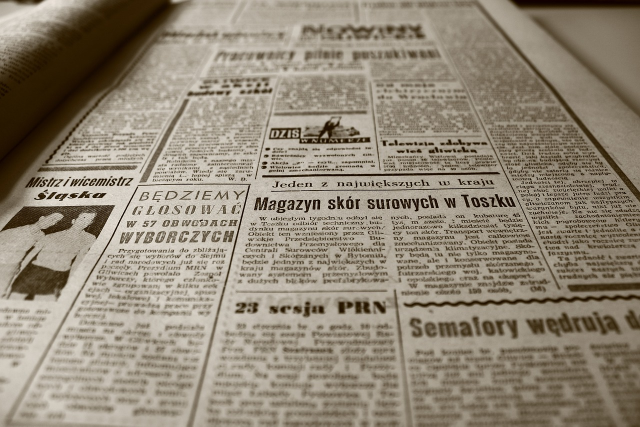
#> input picture practice_image/newspaper.jpg, 1280 x 853 px, found by its file name (shown at 1/2 size)
$ python '이미지원근.py'
#> lines starting #> are read from the running program, lines starting #| are printed output that depends on the picture
import cv2
import numpy as np

newspaper = cv2.imread('practice_image/newspaper.jpg')
#> newspaper is the input picture: shape (853, 1280, 3); mean B, G, R 118.6, 135.1, 145.4

# cv2.imshow('newspaper',newspaper)
# cv2.waitKey(0)
# cv2.destroyAllWindows()

width, height = 640,230

# 그림판에서 좌표얻을 수 있음
img = np.array([[507,362],[1009,344],[1119,583],[449,581]], dtype = np.float32)
#왼쪽위 - 오른쪽위 - 오른쪽아래 - 왼쪽아래
dst = np.array([[0,0],[width,0],[width,height],[0,height]], dtype=np.float32)
#dst 배열은 변환 후 이미지에서 각 좌표가 어떻게 매핑될지를 나타냄


# 원근 변환 행렬계산
matrix = cv2.getPerspectiveTransform(img,dst)
# 원근 변환 적용
result = cv2.warpPerspective(newspaper, matrix,(width,height))
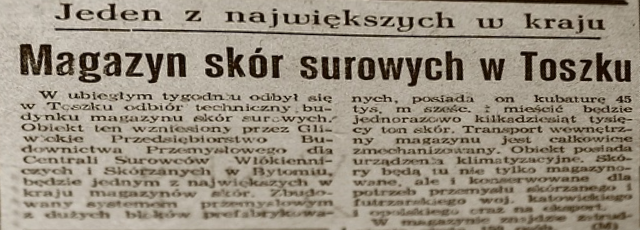
#> result: shape (230, 640, 3); mean B, G, R 127.6, 142.9, 152.4

cv2.imshow('src',newspaper)
cv2.imshow('result',result)

cv2.waitKey(0)
cv2.destroyAllWindows()
